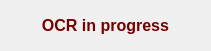
<?xml version="1.0" encoding="UTF-8"?>
<ui version="4.0">
 <class>busywidget</class>
 <widget class="QWidget" name="busywidget">
  <property name="geometry">
   <rect>
    <x>0</x>
    <y>0</y>
    <width>211</width>
    <height>51</height>
   </rect>
  </property>
  <property name="windowTitle">
   <string>OCR in progress</string>
  </property>
  <property name="windowIcon">
   <iconset resource="res.qrc">
    <normaloff>:/ico/icon.ico</normaloff>:/ico/icon.ico</iconset>
  </property>
  <layout class="QVBoxLayout" name="verticalLayout">
   <item>
    <widget class="QLabel" name="label">
     <property name="text">
      <string>&lt;html&gt;&lt;head/&gt;&lt;body&gt;&lt;p align=&quot;center&quot;&gt;&lt;span style=&quot; font-size:12pt; font-weight:600; color:#750000;&quot;&gt;OCR in progress&lt;/span&gt;&lt;/p&gt;&lt;/body&gt;&lt;/html&gt;</string>
     </property>
    </widget>
   </item>
  </layout>
 </widget>
 <resources>
  <include location="res.qrc"/>
 </resources>
 <connections/>
</ui>
